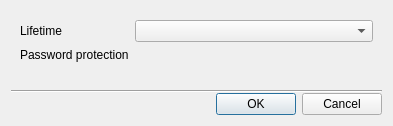
<?xml version="1.0" encoding="UTF-8"?>
<ui version="4.0">
 <class>CameraBookmarkSharingSettingsDialog</class>
 <widget class="QDialog" name="CameraBookmarkSharingSettingsDialog">
  <property name="geometry">
   <rect>
    <x>0</x>
    <y>0</y>
    <width>393</width>
    <height>126</height>
   </rect>
  </property>
  <property name="windowTitle">
   <string>Share Bookmark</string>
  </property>
  <layout class="QVBoxLayout" name="verticalLayout">
   <property name="spacing">
    <number>0</number>
   </property>
   <item>
    <widget class="QWidget" name="containerWidget" native="true">
     <layout class="QFormLayout" name="formLayout">
      <item row="0" column="0">
       <widget class="QLabel" name="lifetimeLabel">
        <property name="text">
         <string>Lifetime</string>
        </property>
       </widget>
      </item>
      <item row="0" column="1">
       <widget class="QComboBox" name="lifetimeComboBox"/>
      </item>
      <item row="1" column="0">
       <widget class="QLabel" name="passwordLabel">
        <property name="text">
         <string>Password protection</string>
        </property>
       </widget>
      </item>
      <item row="1" column="1">
       <widget class="nx::vms::client::desktop::PasswordInputField" name="passwordInputField" native="true"/>
      </item>
     </layout>
    </widget>
   </item>
   <item>
    <spacer name="verticalSpacer">
     <property name="orientation">
      <enum>Qt::Orientation::Vertical</enum>
     </property>
     <property name="sizeHint" stdset="0">
      <size>
       <width>0</width>
       <height>0</height>
      </size>
     </property>
    </spacer>
   </item>
   <item>
    <widget class="Line" name="line">
     <property name="orientation">
      <enum>Qt::Orientation::Horizontal</enum>
     </property>
    </widget>
   </item>
   <item>
    <widget class="QDialogButtonBox" name="buttonBox">
     <property name="orientation">
      <enum>Qt::Orientation::Horizontal</enum>
     </property>
     <property name="standardButtons">
      <set>QDialogButtonBox::StandardButton::Cancel|QDialogButtonBox::StandardButton::Ok</set>
     </property>
    </widget>
   </item>
  </layout>
 </widget>
 <customwidgets>
  <customwidget>
   <class>nx::vms::client::desktop::PasswordInputField</class>
   <extends>QWidget</extends>
   <header location="global">nx/vms/client/desktop/common/widgets/password_input_field.h</header>
   <container>1</container>
  </customwidget>
 </customwidgets>
 <tabstops>
  <tabstop>lifetimeComboBox</tabstop>
 </tabstops>
 <resources/>
 <connections/>
</ui>
